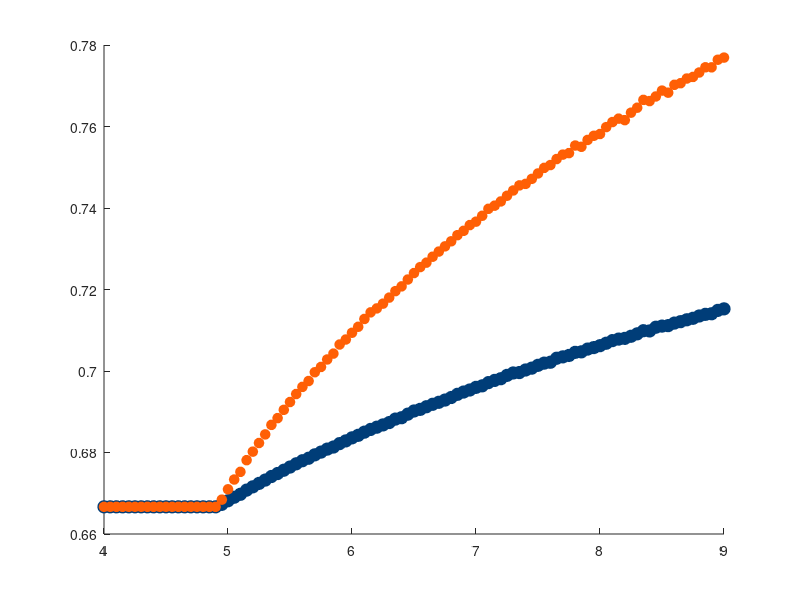

This chart was generated by the following MATLAB code: (Note: this script raises an error after producing the figure.)
data = load('NP_average_pHD_50.csv'); 

D_u = data(:, 1);      % First column: Diffusivity of Hawks
p_H = data(:, 2);      % Second column: Average payoff of u
p_D = data(:, 3);      % Third column: Average payoff of v

figure;
hold on;
dotSize = 80;
h_scatter_u = scatter(D_u, p_H, dotSize, 'filled', 'DisplayName', 'Average payoff $p_H$','MarkerEdgeColor',[0 0.24 0.47],'MarkerFaceColor',[0 0.24 0.47]);
dotSize = 50;
h_scatter_v = scatter(D_u, p_D, dotSize, 'filled', 'DisplayName', 'Average payoff $p_D$','MarkerEdgeColor',[255/255 95/255 5/255],'MarkerFaceColor',[255/255 95/255 5/255]);
yline(2/3,  'LineWidth', 3, 'DisplayName', 'Uniform $p_H$ \& $p_D$', 'Color', [0 0 0], 'LineStyle', '--');
h_line_critical = xline(4.917, '--','Color', [0.5 0.5 0.5], 'LineWidth', 3, 'DisplayName', 'Critical $D_u^*$');
ylim([0.6, 0.9]);
xlabel('Diffusivity of Hawks $D_u$', 'fontsize', 23, 'fontname', 'arial','Interpreter', 'latex');
ylabel('Payoff', 'fontsize', 23, 'fontname', 'arial','Interpreter', 'latex');
legend('show', 'Location', 'best', 'fontsize', 17, 'Interpreter', 'latex', 'fontname', 'arial');
set(gca, 'FontSize', 20);
ax = gca;
ax.XLabel.FontSize = 23;
ax.YLabel.FontSize = 23;
grid on;
hold off;